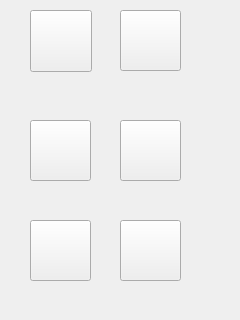
<?xml version="1.0" encoding="UTF-8"?>
<ui version="4.0">
 <class>son</class>
 <widget class="QWidget" name="son">
  <property name="geometry">
   <rect>
    <x>0</x>
    <y>0</y>
    <width>240</width>
    <height>320</height>
   </rect>
  </property>
  <property name="windowTitle">
   <string>Form</string>
  </property>
  <property name="styleSheet">
   <string notr="true"/>
  </property>
  <widget class="QPushButton" name="pushButton">
   <property name="geometry">
    <rect>
     <x>120</x>
     <y>10</y>
     <width>61</width>
     <height>61</height>
    </rect>
   </property>
   <property name="styleSheet">
    <string notr="true">border-image: url(:/image/c.png);</string>
   </property>
   <property name="text">
    <string/>
   </property>
  </widget>
  <widget class="QPushButton" name="pushButton_2">
   <property name="geometry">
    <rect>
     <x>30</x>
     <y>10</y>
     <width>62</width>
     <height>62</height>
    </rect>
   </property>
   <property name="styleSheet">
    <string notr="true">border-image: url(:/image/a.png);</string>
   </property>
   <property name="text">
    <string/>
   </property>
  </widget>
  <widget class="QPushButton" name="pushButton_5">
   <property name="geometry">
    <rect>
     <x>30</x>
     <y>120</y>
     <width>61</width>
     <height>61</height>
    </rect>
   </property>
   <property name="styleSheet">
    <string notr="true">border-image: url(:/image/d.png);</string>
   </property>
   <property name="text">
    <string/>
   </property>
  </widget>
  <widget class="QPushButton" name="pushButton_3">
   <property name="geometry">
    <rect>
     <x>120</x>
     <y>120</y>
     <width>61</width>
     <height>61</height>
    </rect>
   </property>
   <property name="styleSheet">
    <string notr="true">border-image: url(:/image/e.png);</string>
   </property>
   <property name="text">
    <string/>
   </property>
  </widget>
  <widget class="QPushButton" name="pushButton_4">
   <property name="geometry">
    <rect>
     <x>30</x>
     <y>220</y>
     <width>61</width>
     <height>61</height>
    </rect>
   </property>
   <property name="styleSheet">
    <string notr="true">border-image: url(:/image/f.png);</string>
   </property>
   <property name="text">
    <string/>
   </property>
  </widget>
  <widget class="QPushButton" name="pushButton_6">
   <property name="geometry">
    <rect>
     <x>120</x>
     <y>220</y>
     <width>61</width>
     <height>61</height>
    </rect>
   </property>
   <property name="styleSheet">
    <string notr="true">border-image: url(:/image/g.png);</string>
   </property>
   <property name="text">
    <string/>
   </property>
  </widget>
 </widget>
 <resources/>
 <connections/>
</ui>
